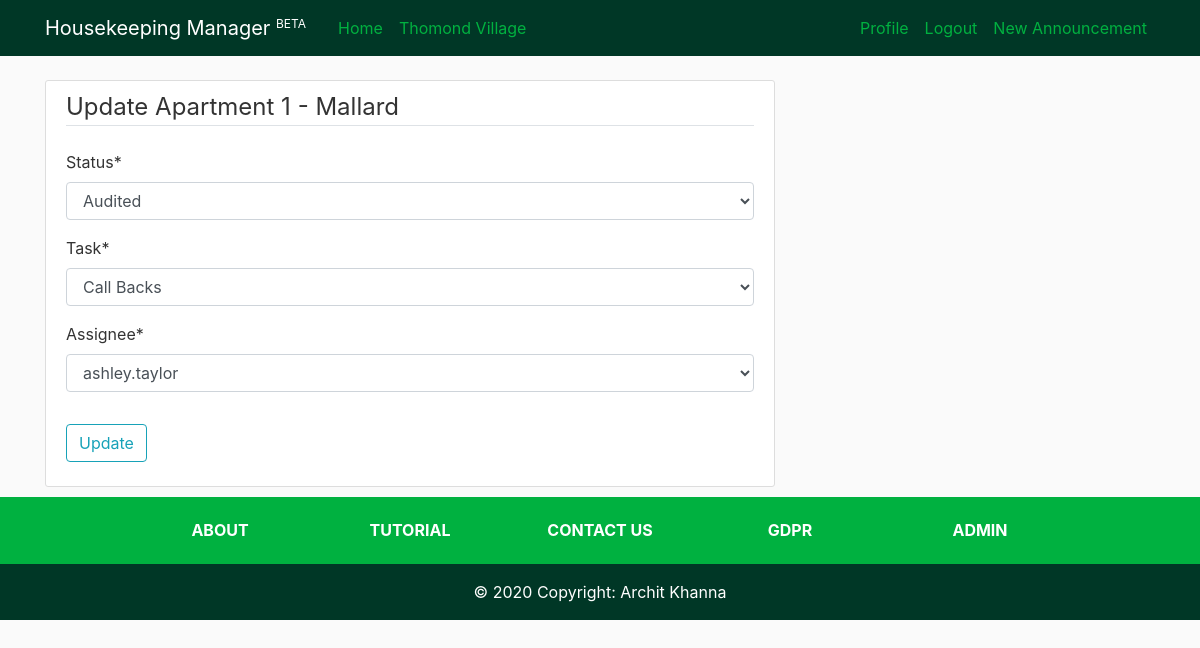
The page /apartment/22/update/ (signed in) on the database its author committed.
### HKmanager/models.py (models this page shows, shortened)
class apartment(models.Model):
    number = models.IntegerField(unique=True, null=False, blank=False)
    rooms = models.ForeignKey(numberOfRooms, on_delete=models.DO_NOTHING, null=False, blank=False, default=0)
    block = models.ForeignKey(block, on_delete=models.DO_NOTHING, null=False, blank=False)
    status = models.ForeignKey(status, on_delete=models.DO_NOTHING, null=False, blank=False)
    task = models.ForeignKey(task, on_delete=models.DO_NOTHING, null=False, blank=False)
    assignee = models.ForeignKey(User, on_delete=models.DO_NOTHING)

class block(models.Model):
    name = models.CharField(max_length=50, null=False, blank=False)
    def __str__(self):
        return self.name

### HKmanager/views.py (the view)
# urls.py: path('apartment/<int:pk>/update/', ApartmentUpdateView.as_view(), name='hk-apt-update'),
class ApartmentUpdateView(UserPassesTestMixin, LoginRequiredMixin, UpdateView):
    model = apartment
    fields = ['status', 'task', 'assignee']
    def test_func(self):
        apartment = self.get_object()
        if self.request.user == apartment.assignee or self.request.user.is_superuser:
            return True
        return False
    def get_context_data(self, *args, **kwargs):
        context = super(ApartmentUpdateView, self).get_context_data(*args, **kwargs)
        legend = "Update Apartment"
        btn = "Update"
        update = True
        context["legend"] = legend
        context["btn"] = btn
        context["update"] = update
        return context

### HKmanager/models.py (called while the page is built)
    def __str__(self):
        return self.name

    def __str__(self):
        return self.name

### HKmanager/templates/HKmanager/apartment_form.html (shortened to what this page needs)
{% extends "HKmanager/base.html" %}
{% load crispy_forms_tags %}
{% block content %}
  <div class="content-section">
    <form method="POST">
      <fieldset class="form-group">
        {% if update %}
          <legend class="border-bottom mb-4">{{ legend }} {{ apartment.number }} - {{ apartment.block }}</legend>
        {% else %}
          <legend class="border-bottom mb-4">{{ legend }}</legend>
        {% endif %}
        {{ form|crispy }}
      </fieldset>
      <div class="form-group">
        <button class="btn btn-outline-info" type="submit" name="submit-button">{{ btn }}</button>
      </div>
    </form>
  </div>
{% endblock content %}

### HKmanager/static/HKmanager/main.css (style rules this page uses)
body { background: #fafafa; color: #333333; margin-top: 5rem; height: 100%; }
div { vertical-align: middle; }
.content-section { background: #ffffff; padding: 8px 20px; vertical-align: middle; line-height: inherit; border: 1px solid #dddddd; border-radius: 3px; margin-bottom: 10px; }

### rows shown on the page
apartment: number "1", block "Mallard", status "Audited", task "Call Backs", assignee "ashley.taylor"

### other values the page prints
{{ legend }} "Update Apartment"
{{ btn }} "Update"
